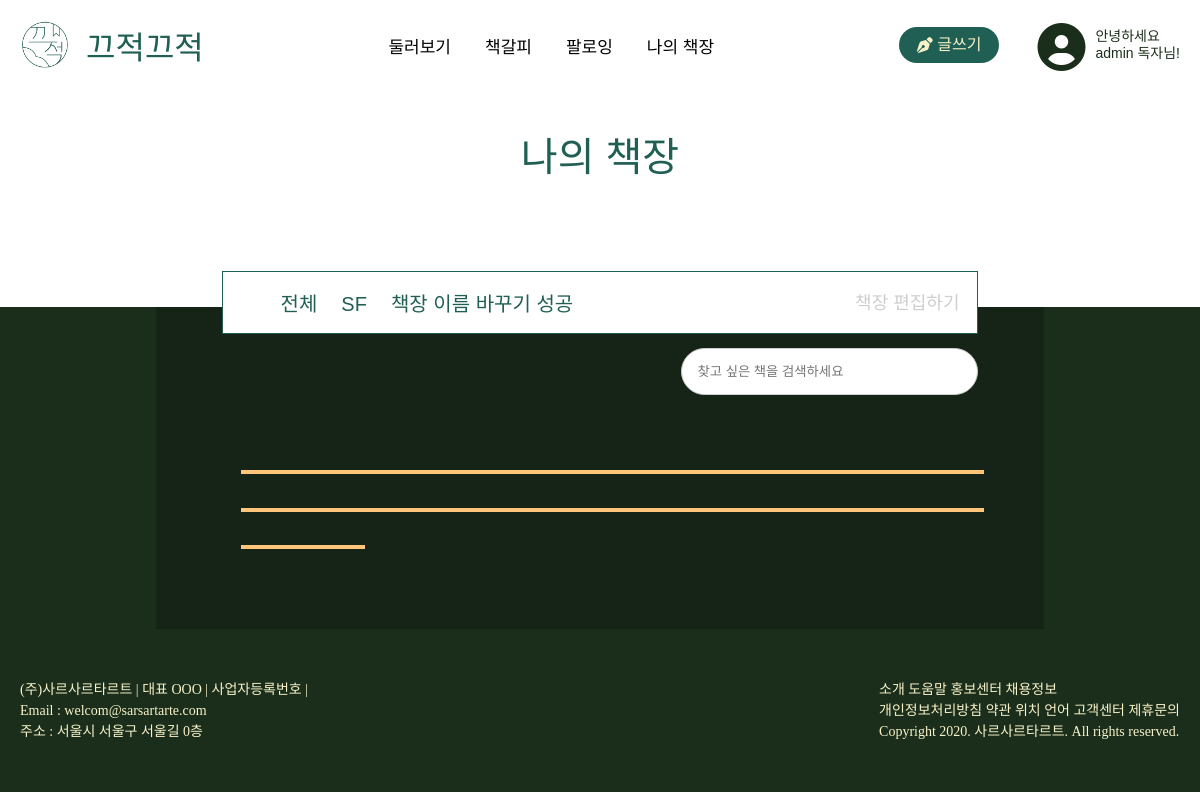
Page /back_myPage/ (signed in) on the earlier database version.
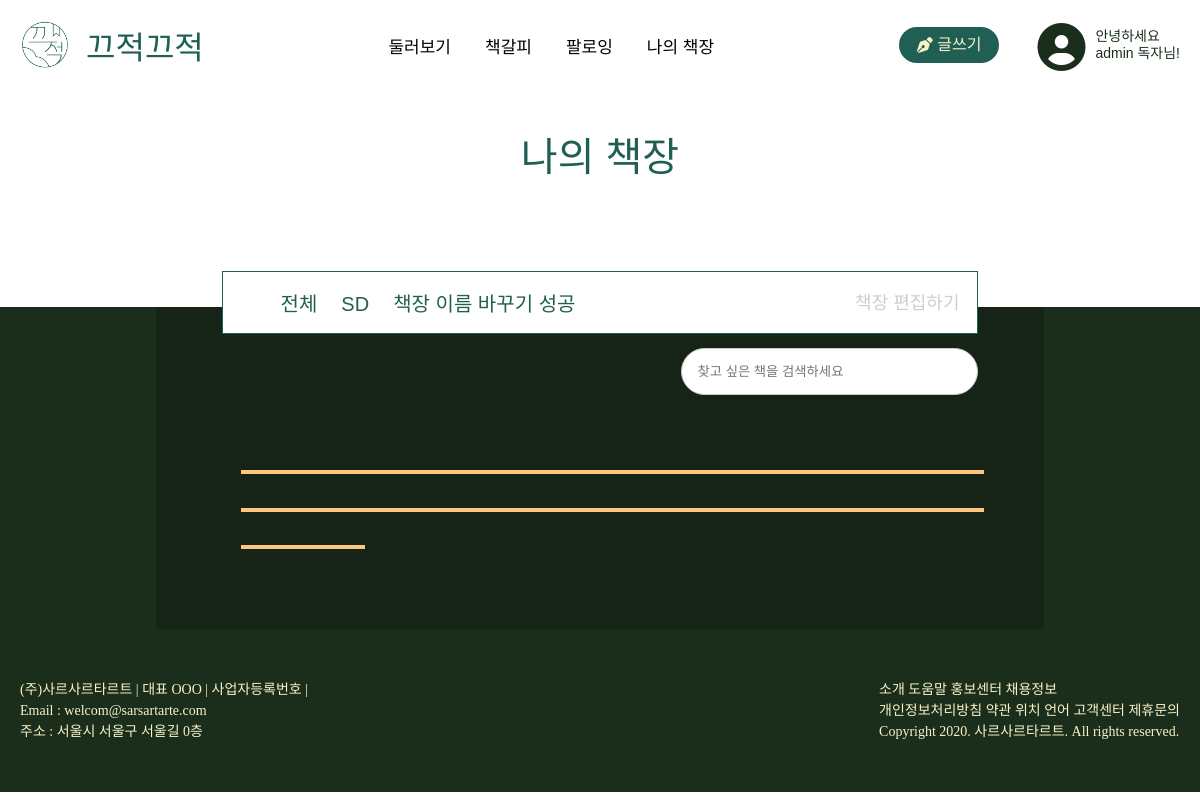
Same page on the later database version.
### bookShelf/models.py (models this page shows, shortened)
class BookShelf(models.Model):
    username = models.CharField(max_length=10)
    postID = models.ManyToManyField(Post, related_name = 'post', blank = True)
    bookShelfTitle = models.CharField(max_length=250, null=True)
    class Meta:
        ordering = ('bookShelfTitle',)
        verbose_name = 'bookShelfTitle'
        verbose_name_plural = 'bookShelfTitles'

### bookShelf/views.py (the view)
# urls.py: path('back_myPage/', myPage, name='back_myPage'),
def myPage(request):
    bookShelves = BookShelf.objects.all()
    return render(request, 'myPage.html', {'bookShelves': bookShelves, 'posts': request.user.profile.postID.all})

### bookShelf/templates/myPage.html (shortened to what this page needs)
<!DOCTYPE html>
<html lang="en">
{% load static %}
<head>
    <link rel="stylesheet" type="text/css" href="{% static 'css/base.css' %}">
    <link rel="stylesheet" type="text/css" href="{% static 'css/myPage.css' %}">
    <link rel="stylesheet" type="text/css" href="{% static 'css/navigation.css' %}">
</head>
<body>
    {% include 'navbar.html' %}
    <div class="navbar-bookShelf">
        <a class="bookShelf-title green" href="">나의 책장</a>
        <div class="bookShelf-floating">
            <div>
                <div class="navbar-bookShelf-border">
                    <ul>
                        <li><a class="navbar-bookShelf-item green" href="javascript:return false;" onclick="reloadBookShelf(-1);">전체</a></li>
                        {% for bookShelf in bookShelves %}
                            {% if user.username == bookShelf.username %}
                                <li><a class="navbar-bookShelf-item green" href="javascript:return false;" onclick="reloadBookShelf('{{bookShelf.id}}')">{{bookShelf.bookShelfTitle}}</a></li>
                            {%endif%}
                        {% endfor %}
                    </ul>
                    <a class="navbar-bookShelf-edit gray" id="btn-edit-bookShelf" href="javascript:return false;">책장 편집하기</a>
                </div>
            </div>
            <div class="my-book-search">
                <input onkeyup="searchBook()" class="my-book-search-input" id="bookName" placeholder="찾고 싶은 책을 검색하세요" type="text">
            </div>
        </div>
    </div>
    <div class="my-bookShelf-background">
        <div class="my-bookShelf">
        </div>
    </div>
    {% include 'footer.html' %}
</body>
</html>

### ggjProject/templates/navbar.html (shortened to what this page needs)
{% load static %}
<header class="top-navbar white-background">
    <span>
        <img class="navbar-logo vertically-center" src="{% static 'images/ggjlogo.png' %}" alt="끄적끄적로고">
        <a class="navbar-title vertically-center green" href="{% url 'home' %}">끄적끄적</a>
    </span>
    <nav class="navbar-links">
        <ul>
            <li><a class="vertically-center" href="{% url 'home' %}">둘러보기</a></li>
            <li><a class="vertically-center" href="">책갈피</a></li>
            <li><a class="vertically-center" href="">팔로잉</a></li>
            <li><a class="vertically-center" href="{% url 'back_myPage' %}">나의 책장</a></li>
        </ul>
    </nav>
    <div>
        <a class="navbar-btn-write vertically-center beige" href="{% url 'new' %}">
            <i class="fas fa-pen-nib vertically-center"></i> 글쓰기</a>
        <span class="navbar-profile">
            <i class="fas fa-user-circle vertically-center fa-3x"></i>
            <div class="navbar-welcome vertically-center dark-green">
                <span id="profile">안녕하세요<br>{{user.username}} 독자님!</span>
            </div>
        </span>
    </div>
</header>

### ggjProject/templates/footer.html
<div class="bottom-footer dark-green-background">
    <div class="footer-left beige bareunbatang-light">
        (주)사르사르타르트 | 대표 OOO | 사업자등록번호 |<br>
        Email : welcom@sarsartarte.com <br>
        주소 : 서울시 서울구 서울길 0층
    </div>
    <div class="footer-right">
        <span class="footer-link">
            <a class="bareunbatang-light beige" href="">소개</a>
            <a class="bareunbatang-light beige" href="">도움말</a>
            <a class="bareunbatang-light beige" href="">홍보센터</a>
            <a class="bareunbatang-light beige" href="">채용정보</a>
        </span>
        <br>
        <span class="footer-link">
            <a class="bareunbatang-light beige" href="">개인정보처리방침</a>
            <a class="bareunbatang-light beige" href="">약관</a>
            <a class="bareunbatang-light beige" href="">위치</a>
            <a class="bareunbatang-light beige" href="">언어</a>
            <a class="bareunbatang-light beige" href="">고객센터</a>
            <a class="bareunbatang-light beige" href="">제휴문의</a>
        </span>
        <p class="bareunbatang-light beige">Copyright 2020. 사르사르타르트. All rights reserved.</p>
    </div>
</div>

### ggjProject/static/css/base.css (style rules this page uses)
.bareunbatang-light { font-family: 'BareunBatang-Light', serif; }
.dark-green { color: #1A2E1B; }
.green { color: #205F53; }
.beige { color: #F8F2C9; }
.gray { color: #CECECE; }
body { margin: 0; padding: 0; }
h1, h2, h3, h4, h5, h6, p { margin: 0; }

### bookShelf/static/css/myPage.css (style rules this page uses)
.bookShelf-title { font-family: 'paybooc-Extrabold', sans-serif; font-size: 40px; text-decoration: none; display: flex; justify-content: center; }
.navbar-bookShelf { padding: 35px 18.5% 0px 18.5%; }
.navbar-bookShelf-border { display: flex; border: solid #205F53 1px; background: #FFFFFF; justify-content: space-between; padding: 0px 1%; }
.navbar-bookShelf-border li { display: inline; text-decoration: none; list-style: none; padding: 0px 10px; }
.navbar-bookShelf-item { font-family: 'paybooc-Medium', sans-serif; text-decoration: none; font-size: 20px; }
.navbar-bookShelf-edit { font-family: 'paybooc-Medium', sans-serif; font-size: 18px; padding: 0px 10px; position: relative; top: 16px; text-decoration: none; }
.my-book-search { display: flex; justify-content: flex-end; margin-top: 14px; }
.my-book-search-input { border: 1px solid #CECECE; border-radius: 45px; height: 15px; width: 35%; font-family: 'paybooc-Medium', sans-serif; color: #222222; background: #FFFFFF; padding: 15px; }
.bookShelf-floating { position: relative; top: 88px; }
.my-bookShelf-background { background: #1A2E1B; }
.my-bookShelf { margin: 0px 13%; padding: 80px 1%; background: #152416; }

### ggjProject/static/css/navigation.css (style rules this page uses)
.top-navbar * { box-sizing: border-box; margin: 0; padding: 0; }
.top-navbar { display: flex; position: sticky; justify-content: space-between; align-items: center; padding: 20px calc((100% - 1160px) / 2); margin: 0 auto; max-width: 1160px; min-width: 960px; box-sizing: content-box; overflow: hidden; top: 0; z-index: 10; }
.navbar-logo { cursor: pointer; width: 50px; height: 50px; }
.navbar-title { font-size: 32px; text-decoration: none; margin-left: 12px; font-family: 'paybooc-Extrabold', sans-serif; }
.navbar-links { list-style: none; }
.navbar-links li { display: inline-block; padding: 0px 15px; }
.navbar-links li a { color: black; text-decoration: none; font-size: 17px; font-family: 'paybooc-Medium', sans-serif; }
.navbar-btn-write { display: inline-block; box-sizing: border-box; background-color: #205F53; border-radius: 40px; padding: 10px 18px; font-size: 16px; text-decoration: none; margin-right: 34px; font-family: 'paybooc-Medium', sans-serif; line-height: 1; }
.fa-user-circle { width: 44px; height: 44px; color: #1A2E1B; }
.navbar-welcome { display: inline-block; margin-left: 10px; text-decoration: none; font-size: 14px; font-family: 'paybooc-Medium', sans-serif; line-height: 1.2; cursor: pointer; }
.vertically-center { vertical-align: middle; }
.bottom-footer { display: flex; justify-content: space-between; padding: 50px calc((100% - 1160px) / 2); max-width: 1160px; min-width: 960px; overflow: hidden; font-size: 14px; }
.footer-link a { font-family: 'BareunBatang-Light', serif; font-size: 14px; }
.footer-right a { text-decoration: none; }
.footer-right { line-height: 1.5em; }
.footer-left { line-height: 1.5em; }
.white-background { background-color: #FFFFFF; }
.dark-green-background { background-color: #1A2E1B; }

Differences in the rows shown:
changed BookShelf (number 1 of 2 on the later page): bookShelfTitle "SF" → "SD"
